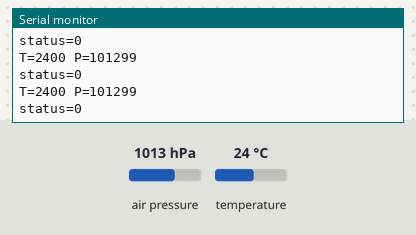
A sketch run on a simulated Arduino Uno, built with avr-gcc and run on an emulated ATmega328P. Parts: the last lines printed to the serial monitor. Wiring (inferred from the names in the program): BMP280 pressure sensor at I2C address 0x76. The test bench sets the inputs (shaded band); at power-on: air pressure 1013 hPa, temperature 24 °C.

Above: at 1.3 s.
1.4 s: air pressure set to 952 hPa
At 2.0 s:
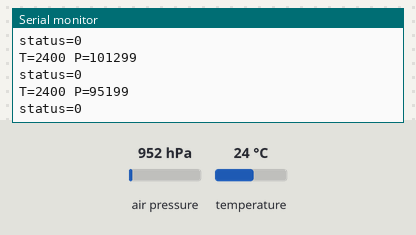
2.9 s: temperature set to 12 °C
At 3.6 s:
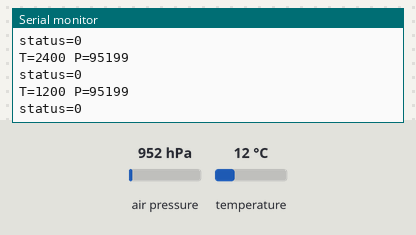
4.4 s: air pressure set to 975 hPa
At 5.2 s:
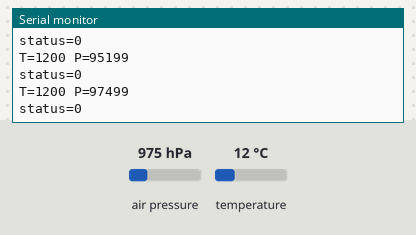
Timing chart, 0 to 7.4 s (numbered marks = the images above; inputs shaded):
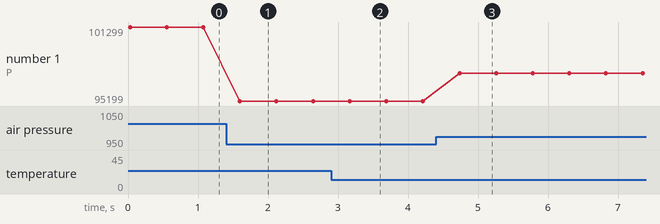

The sketch:

bmp280-read.ino
```cpp
// Test fixture: BMP280 read with Wire and the Bosch integer compensation formulas written out here (our own code).
#include <Wire.h>
uint8_t ADDR = 0x76;
uint16_t dT1, dP1; int16_t dT2, dT3, dP2, dP3, dP4, dP5, dP6, dP7, dP8, dP9;
int32_t tfine;
uint8_t rd8(uint8_t r) { Wire.beginTransmission(ADDR); Wire.write(r); Wire.endTransmission(false); Wire.requestFrom(ADDR, (uint8_t)1); return Wire.read(); }
uint16_t rd16le(uint8_t r) { Wire.beginTransmission(ADDR); Wire.write(r); Wire.endTransmission(false); Wire.requestFrom(ADDR, (uint8_t)2); uint8_t lo = Wire.read(); uint8_t hi = Wire.read(); return (uint16_t)(lo | (hi << 8)); }
void wr8(uint8_t r, uint8_t v) { Wire.beginTransmission(ADDR); Wire.write(r); Wire.write(v); Wire.endTransmission(); }
int32_t compT(int32_t adc) {
  int32_t v1 = (((adc >> 3) - ((int32_t)dT1 << 1)) * (int32_t)dT2) >> 11;
  int32_t v2 = (((((adc >> 4) - (int32_t)dT1) * ((adc >> 4) - (int32_t)dT1)) >> 12) * (int32_t)dT3) >> 14;
  tfine = v1 + v2;
  return (tfine * 5 + 128) >> 8;
}
uint32_t compP(int32_t adc) {
  int64_t v1 = (int64_t)tfine - 128000;
  int64_t v2 = v1 * v1 * (int64_t)dP6;
  v2 = v2 + ((v1 * (int64_t)dP5) << 17);
  v2 = v2 + (((int64_t)dP4) << 35);
  v1 = ((v1 * v1 * (int64_t)dP3) >> 8) + ((v1 * (int64_t)dP2) << 12);
  v1 = (((((int64_t)1) << 47) + v1)) * ((int64_t)dP1) >> 33;
  if (v1 == 0) return 0;
  int64_t p = 1048576 - adc;
  p = (((p << 31) - v2) * 3125) / v1;
  v1 = (((int64_t)dP9) * (p >> 13) * (p >> 13)) >> 25;
  v2 = (((int64_t)dP8) * p) >> 19;
  p = ((p + v1 + v2) >> 8) + (((int64_t)dP7) << 4);
  return (uint32_t)p;
}
uint16_t readEvery = 500;
void setup() {
  Serial.begin(9600);
  Wire.begin();
  Serial.print("id="); Serial.println(rd8(0xD0), HEX);
  dT1 = rd16le(0x88); dT2 = rd16le(0x8A); dT3 = rd16le(0x8C);
  dP1 = rd16le(0x8E); dP2 = rd16le(0x90); dP3 = rd16le(0x92); dP4 = rd16le(0x94); dP5 = rd16le(0x96);
  dP6 = rd16le(0x98); dP7 = rd16le(0x9A); dP8 = rd16le(0x9C); dP9 = rd16le(0x9E);
  Serial.println("ready");
}
void loop() {
  wr8(0xF4, (1 << 5) | (3 << 2) | 1);   // temperature x1, pressure x4, forced mode
  delay(20);
  Wire.beginTransmission(ADDR); Wire.write(0xF7); Wire.endTransmission(false);
  Wire.requestFrom(ADDR, (uint8_t)6);
  uint8_t b[6];
  for (uint8_t i = 0; i < 6; i++) b[i] = Wire.read();
  int32_t adcP = ((int32_t)b[0] << 12) | ((int32_t)b[1] << 4) | (b[2] >> 4);
  int32_t adcT = ((int32_t)b[3] << 12) | ((int32_t)b[4] << 4) | (b[5] >> 4);
  int32_t t = compT(adcT);
  uint32_t p = compP(adcP);
  Serial.print("T="); Serial.print(t);
  Serial.print(" P="); Serial.println(p / 256);
  Serial.print("status="); Serial.println(rd8(0xF3));
  delay(readEvery);
}
```

Measured:
- after the input at 1.4 s, the serial monitor: prints a new line after 0.20 s (image 1)
- after the input at 2.9 s, the serial monitor: prints a new line after 0.27 s (image 2)
- after the input at 4.4 s, the serial monitor: prints a new line after 0.34 s (image 3)
- plotted number 1: 101299 → 95199 after the input at 1.4 s, 95199 → 97499 after the input at 4.4 s
